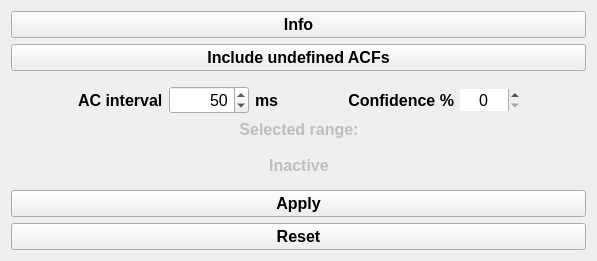
           <widget class="QWidget" name="tab_9">
            <attribute name="title">
             <string>ACF</string>
            </attribute>
            <layout class="QGridLayout" name="gridLayout_18">
             <item row="2" column="0">
              <spacer name="horizontalSpacer_13">
               <property name="orientation">
                <enum>Qt::Horizontal</enum>
               </property>
               <property name="sizeHint" stdset="0">
                <size>
                 <width>52</width>
                 <height>22</height>
                </size>
               </property>
              </spacer>
             </item>
             <item row="2" column="1">
              <widget class="QWidget" name="widget_9" native="true">
               <layout class="QGridLayout" name="gridLayout_17">
                <item row="0" column="0">
                 <layout class="QHBoxLayout" name="horizontalLayout_25">
                  <item>
                   <widget class="QLabel" name="label">
                    <property name="font">
                     <font>
                      <pointsize>12</pointsize>
                      <weight>75</weight>
                      <bold>true</bold>
                     </font>
                    </property>
                    <property name="text">
                     <string>AC interval</string>
                    </property>
                   </widget>
                  </item>
                  <item>
                   <widget class="QSpinBox" name="acf_spinbox">
                    <property name="enabled">
                     <bool>true</bool>
                    </property>
                    <property name="sizePolicy">
                     <sizepolicy hsizetype="Fixed" vsizetype="Fixed">
                      <horstretch>0</horstretch>
                      <verstretch>0</verstretch>
                     </sizepolicy>
                    </property>
                    <property name="minimumSize">
                     <size>
                      <width>80</width>
                      <height>0</height>
                     </size>
                    </property>
                    <property name="maximumSize">
                     <size>
                      <width>100</width>
                      <height>16777215</height>
                     </size>
                    </property>
                    <property name="font">
                     <font>
                      <pointsize>12</pointsize>
                     </font>
                    </property>
                    <property name="styleSheet">
                     <string notr="true"/>
                    </property>
                    <property name="alignment">
                     <set>Qt::AlignRight|Qt::AlignTrailing|Qt::AlignVCenter</set>
                    </property>
                    <property name="minimum">
                     <number>1</number>
                    </property>
                    <property name="maximum">
                     <number>10000</number>
                    </property>
                    <property name="value">
                     <number>50</number>
                    </property>
                   </widget>
                  </item>
                  <item>
                   <widget class="QLabel" name="label_2">
                    <property name="font">
                     <font>
                      <pointsize>12</pointsize>
                      <weight>75</weight>
                      <bold>true</bold>
                     </font>
                    </property>
                    <property name="text">
                     <string>ms</string>
                    </property>
                   </widget>
                  </item>
                  <item>
                   <spacer name="horizontalSpacer_15">
                    <property name="orientation">
                     <enum>Qt::Horizontal</enum>
                    </property>
                    <property name="sizeHint" stdset="0">
                     <size>
                      <width>49</width>
                      <height>20</height>
                     </size>
                    </property>
                   </spacer>
                  </item>
                  <item>
                   <widget class="QLabel" name="label_16">
                    <property name="sizePolicy">
                     <sizepolicy hsizetype="Minimum" vsizetype="Preferred">
                      <horstretch>0</horstretch>
                      <verstretch>0</verstretch>
                     </sizepolicy>
                    </property>
                    <property name="font">
                     <font>
                      <pointsize>12</pointsize>
                      <weight>75</weight>
                      <bold>true</bold>
                     </font>
                    </property>
                    <property name="text">
                     <string>   Confidence %</string>
                    </property>
                    <property name="alignment">
                     <set>Qt::AlignRight|Qt::AlignTrailing|Qt::AlignVCenter</set>
                    </property>
                   </widget>
                  </item>
                  <item>
                   <widget class="QSpinBox" name="acf_confidence">
                    <property name="enabled">
                     <bool>true</bool>
                    </property>
                    <property name="sizePolicy">
                     <sizepolicy hsizetype="Preferred" vsizetype="Fixed">
                      <horstretch>0</horstretch>
                      <verstretch>0</verstretch>
                     </sizepolicy>
                    </property>
                    <property name="minimumSize">
                     <size>
                      <width>60</width>
                      <height>0</height>
                     </size>
                    </property>
                    <property name="maximumSize">
                     <size>
                      <width>50</width>
                      <height>16777215</height>
                     </size>
                    </property>
                    <property name="font">
                     <font>
                      <pointsize>12</pointsize>
                     </font>
                    </property>
                    <property name="styleSheet">
                     <string notr="true"/>
                    </property>
                    <property name="frame">
                     <bool>false</bool>
                    </property>
                    <property name="alignment">
                     <set>Qt::AlignCenter</set>
                    </property>
                    <property name="buttonSymbols">
                     <enum>QAbstractSpinBox::UpDownArrows</enum>
                    </property>
                    <property name="specialValueText">
                     <string/>
                    </property>
                    <property name="maximum">
                     <number>100</number>
                    </property>
                    <property name="value">
                     <number>0</number>
                    </property>
                   </widget>
                  </item>
                 </layout>
                </item>
                <item row="1" column="0">
                 <widget class="QLabel" name="acf_range_lbl">
                  <property name="enabled">
                   <bool>false</bool>
                  </property>
                  <property name="sizePolicy">
                   <sizepolicy hsizetype="Expanding" vsizetype="Fixed">
                    <horstretch>0</horstretch>
                    <verstretch>0</verstretch>
                   </sizepolicy>
                  </property>
                  <property name="font">
                   <font>
                    <pointsize>12</pointsize>
                    <weight>75</weight>
                    <italic>false</italic>
                    <bold>true</bold>
                    <underline>false</underline>
                   </font>
                  </property>
                  <property name="styleSheet">
                   <string notr="true"/>
                  </property>
                  <property name="text">
                   <string>Selected range:

Inactive</string>
                  </property>
                  <property name="alignment">
                   <set>Qt::AlignCenter</set>
                  </property>
                 </widget>
                </item>
               </layout>
              </widget>
             </item>
             <item row="2" column="2">
              <spacer name="horizontalSpacer_14">
               <property name="orientation">
                <enum>Qt::Horizontal</enum>
               </property>
               <property name="sizeHint" stdset="0">
                <size>
                 <width>51</width>
                 <height>20</height>
                </size>
               </property>
              </spacer>
             </item>
             <item row="1" column="0" colspan="3">
              <widget class="QPushButton" name="include_undef_acf">
               <property name="font">
                <font>
                 <pointsize>12</pointsize>
                 <weight>75</weight>
                 <bold>true</bold>
                </font>
               </property>
               <property name="text">
                <string>Include undefined ACFs</string>
               </property>
               <property name="checkable">
                <bool>true</bool>
               </property>
              </widget>
             </item>
             <item row="3" column="0" colspan="3">
              <widget class="DoubleTextButton" name="apply_remove_acf_filter_btn">
               <property name="font">
                <font>
                 <pointsize>12</pointsize>
                 <weight>75</weight>
                 <bold>true</bold>
                </font>
               </property>
               <property name="text">
                <string>Apply</string>
               </property>
               <property name="checkable">
                <bool>true</bool>
               </property>
              </widget>
             </item>
             <item row="4" column="0" colspan="3">
              <widget class="QPushButton" name="reset_acf_filters_btn">
               <property name="font">
                <font>
                 <pointsize>12</pointsize>
                 <weight>75</weight>
                 <bold>true</bold>
                </font>
               </property>
               <property name="text">
                <string>Reset</string>
               </property>
               <property name="checkable">
                <bool>false</bool>
               </property>
              </widget>
             </item>
             <item row="0" column="0" colspan="3">
              <widget class="QPushButton" name="acf_info_btn">
               <property name="font">
                <font>
                 <pointsize>12</pointsize>
                 <weight>75</weight>
                 <bold>true</bold>
                </font>
               </property>
               <property name="text">
                <string>Info</string>
               </property>
              </widget>
             </item>
            </layout>
           </widget>
